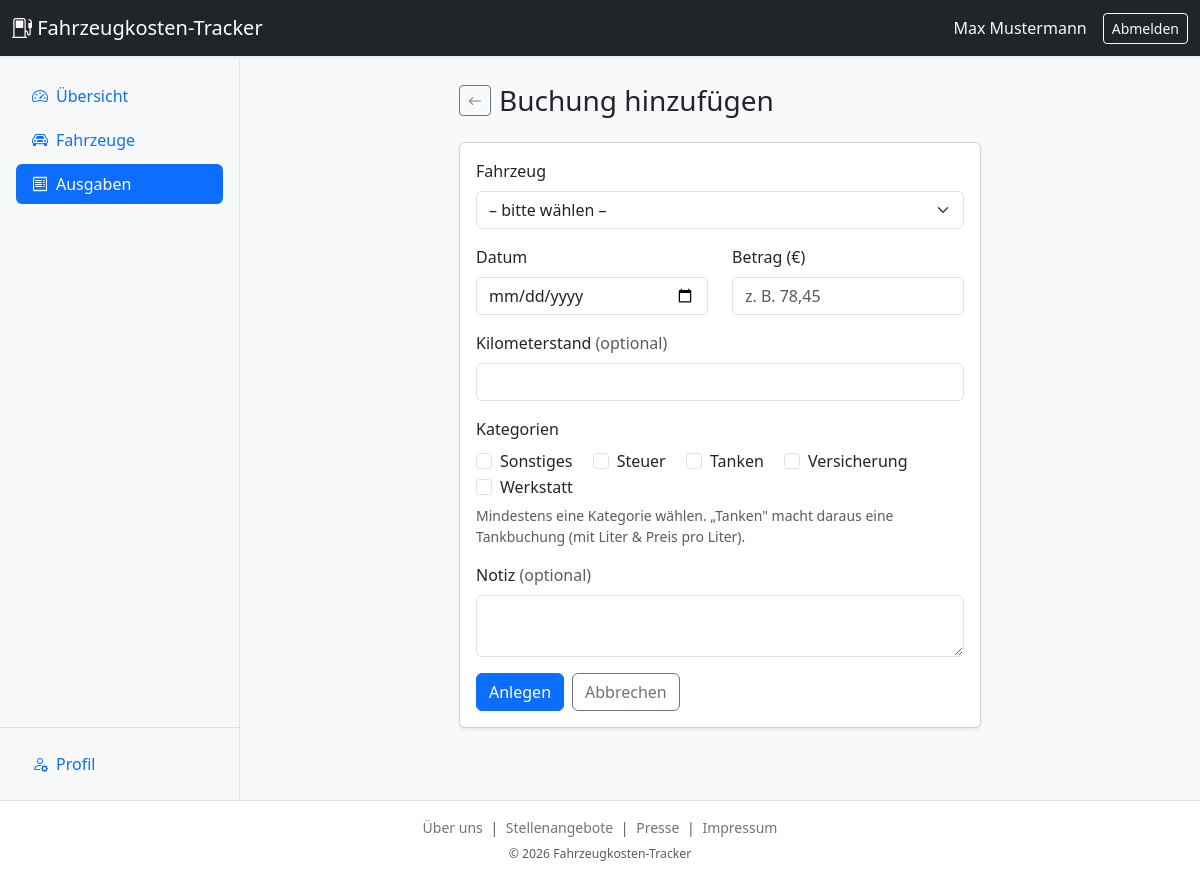
The app's page /site/index.php?view=expense-form (signed in) with its own data.
### tables this page shows
CREATE TABLE user (
    id            INT UNSIGNED         NOT NULL AUTO_INCREMENT,
    user_name     VARCHAR(50)          NOT NULL,
    password_hash VARCHAR(255)         NOT NULL,
    first_name    VARCHAR(100)         NOT NULL,
    last_name     VARCHAR(100)         NOT NULL,
    role          ENUM('user','admin') NOT NULL DEFAULT 'user',
    is_active     TINYINT(1)           NOT NULL DEFAULT 1,
    created_at    DATETIME             NOT NULL DEFAULT CURRENT_TIMESTAMP,
    updated_at    DATETIME             NOT NULL DEFAULT CURRENT_TIMESTAMP ON UPDATE CURRENT_TIMESTAMP,
    PRIMARY KEY (id),
    UNIQUE KEY uq_user_user_name (user_name)
);

CREATE TABLE expense_category (
    id    INT UNSIGNED    NOT NULL AUTO_INCREMENT,
    name  VARCHAR(100)    NOT NULL,
    PRIMARY KEY (id),
    UNIQUE KEY uq_category_name (name)
);

### site/index.php (called while the page is built, shortened)
<?php
require_once 'inc/bootstrap.php';
$protectedViews = ['dashboard', 'vehicles', 'vehicle-form', 'expenses', 'expense-form', 'profile'];
if ($auth->isLoggedIn()) {
    $sessionUser = $auth->getCurrentUser();
}
$view = $_GET['view'] ?? '';
if (in_array($view, $protectedViews, true)) {
    $auth->requireUser();
}
$currentUser = $auth->getCurrentUser();
require_once 'views/' . $view . '.php';

### site/lib/VehicleTracker/SessionContext.php (called while the page is built, shortened)
<?php
class SessionContext {
    public static function getUserId(): ?int {
        return isset($_SESSION[self::KEY_USER_ID]) ? (int)$_SESSION[self::KEY_USER_ID] : null;
    }
    public static function hasUser(): bool {
        return isset($_SESSION[self::KEY_USER_ID]);
    }
}

### site/lib/VehicleTracker/AuthenticationManager.php (called while the page is built, shortened)
<?php
class AuthenticationManager {
    public function isLoggedIn(): bool {
        return SessionContext::hasUser();
    }
    public function getCurrentUser(): ?User {
        if ($this->isLoggedIn()) {
            $userId = SessionContext::getUserId();
            return $this->userDao->getById($userId);
        }
        return null;
    }
}

### site/lib/Data/QueryRunner.php (called while the page is built, shortened)
<?php
class QueryRunner {
    public function run(string $sql, array $params = []): \PDOStatement {
        $pdo  = $this->connection->getConnection();
        $stmt = $pdo->prepare($sql);
        $i    = 1;
        foreach ($params as $param) {
            match(true) {
                $param === null => $stmt->bindValue($i, null, \PDO::PARAM_NULL),
                is_bool($param) => $stmt->bindValue($i, $param, \PDO::PARAM_BOOL),
                is_int($param)  => $stmt->bindValue($i, $param, \PDO::PARAM_INT),
                default         => $stmt->bindValue($i, (string)$param, \PDO::PARAM_STR),
            };
            $i++;
        }
        $stmt->execute();
        return $stmt;
    }
}

### site/lib/Data/Dao/UserDao.php (called while the page is built, shortened)
<?php
class UserDao implements IUserDao {
    private readonly QueryRunner $runner;
    public function __construct(DatabaseConnection $connection) {
        $this->runner = new QueryRunner($connection);
    }
    public function getById(int $id): ?User {
        $res = $this->runner->run(
            'SELECT id, user_name, password_hash, first_name, last_name, role, is_active FROM user WHERE id = ?',
            [$id]
        );
        $row = $res->fetchObject();
        return $row ? $this->build($row) : null;
    }
    private function build(object $row): User {
        return new User(
            (int)$row->id,
            $row->user_name,
            $row->password_hash,
            $row->first_name,
            $row->last_name,
            Role::from($row->role),
            (bool)(int)$row->is_active,
        );
    }
}

### site/lib/VehicleTracker/User.php (called while the page is built, shortened)
<?php
class User extends Entity {
    public function getFullName(): string {
        return $this->firstName . ' ' . $this->lastName;
    }
}

### site/lib/VehicleTracker/Util.php (called while the page is built, shortened)
<?php
class Util {
    public static function escape(?string $input): string {
        return htmlspecialchars($input ?? '', ENT_QUOTES, 'UTF-8');
    }
    public static function takeOld(): array {
        $old = $_SESSION['flash_old'] ?? [];
        return $old;
    }
}

### site/inc/bootstrap.php (called while the page is built, shortened)
<?php
spl_autoload_register(function (string $class): void {
    $file = __DIR__ . DIRECTORY_SEPARATOR . '..' . DIRECTORY_SEPARATOR . 'lib' . DIRECTORY_SEPARATOR
          . str_replace('\\', DIRECTORY_SEPARATOR, $class) . '.php';
});

### site/lib/Data/Dao/CategoryDao.php (called while the page is built, shortened)
<?php
class CategoryDao implements ICategoryDao {
    private readonly QueryRunner $runner;
    public function __construct(DatabaseConnection $connection) {
        $this->runner = new QueryRunner($connection);
    }
    public function getAll(): array {
        $res        = $this->runner->run('SELECT id, name FROM expense_category ORDER BY name');
        $categories = [];
        while ($row = $res->fetchObject()) {
            $categories[] = new ExpenseCategory((int)$row->id, $row->name);
        }
        return $categories;
    }
}

### site/lib/VehicleTracker/Entity.php (called while the page is built, shortened)
<?php
abstract class Entity {
    public function getId(): int {
        return $this->id;
    }
}

### site/lib/VehicleTracker/ExpenseCategory.php (called while the page is built, shortened)
<?php
class ExpenseCategory extends Entity {
    public function getName(): string { return $this->name; }
}

### site/views/expense-form.php (the view, shortened to what this page needs)
<?php
$expense = null;
$categories = $categoryDao->getAll();
$fuelCategoryId = null;
foreach ($categories as $c) {
    if ($c->getName() === ExpenseController::FUEL_CATEGORY) {
        $fuelCategoryId = $c->getId();
        break;
    }
}
$isEdit = $expense !== null;
$old    = Util::takeOld();
if (isset($old['categories']) && is_array($old['categories'])) {
    $selectedCategoryIds = array_map('intval', $old['categories']);
} elseif ($isEdit) {
    $selectedCategoryIds = array_map(static fn($c) => $c->getId(), $categoryDao->getByExpenseId($expense->getId()));
} else {
    $selectedCategoryIds = [];
}
$dateVal    = $old['date']          ?? ($isEdit ? $expense->getDate()->format('Y-m-d') : '');
$costVal    = $old['cost']          ?? ($isEdit ? number_format($expense->getCost(), 2, '.', '') : '');
$mileageVal = $old['mileage']       ?? ($isEdit && $expense->getMileage() !== null ? (string)$expense->getMileage() : '');
$noteVal    = $old['note']          ?? ($isEdit ? ($expense->getNote() ?? '') : '');
require_once 'views/partials/header.php';
?>
<div class="row justify-content-center">
    <div class="col-md-9 col-lg-7">
        <div class="d-flex align-items-center gap-2 mb-4">
            <a href="index.php?view=expenses" class="btn btn-sm btn-outline-secondary" aria-label="Zurück zur Ausgabenliste">
                <span class="bi bi-arrow-left" aria-hidden="true"></span>
            </a>
            <h1 class="h3 mb-0"><?php echo $isEdit ? 'Buchung bearbeiten' : 'Buchung hinzufügen'; ?></h1>
        </div>
        <div class="card shadow-sm">
            <div class="card-body">
                <form method="post" action="index.php">
                    <div class="mb-3">
                        <label for="vehicleId" class="form-label">Fahrzeug</label>
                        <select class="form-select" id="vehicleId" name="vehicleId" required>
                            <option value="">– bitte wählen –</option>
                        </select>
                    </div>
                    <div class="row">
                        <div class="col-sm-6 mb-3">
                            <label for="date" class="form-label">Datum</label>
                            <input type="date" class="form-control" id="date" name="date"
                                   value="<?php echo Util::escape($dateVal); ?>" required>
                        </div>
                        <div class="col-sm-6 mb-3">
                            <label for="cost" class="form-label">Betrag (€)</label>
                            <input type="text" inputmode="decimal" class="form-control" id="cost" name="cost"
                                   value="<?php echo Util::escape($costVal); ?>" placeholder="z. B. 78,45" required>
                        </div>
                    </div>
                    <div class="mb-3">
                        <label for="mileage" class="form-label">Kilometerstand <span class="text-muted">(optional)</span></label>
                        <input type="number" min="0" step="1" class="form-control" id="mileage" name="mileage"
                               value="<?php echo Util::escape($mileageVal); ?>">
                    </div>
                    <div class="mb-3">
                        <span class="form-label d-block">Kategorien</span>
                        <?php foreach ($categories as $category): ?>
                            <?php
                            $catId    = $category->getId();
                            $isTanken = $catId === $fuelCategoryId;
                            ?>
                            <div class="form-check form-check-inline">
                                <input class="form-check-input" type="checkbox" name="categories[]"
                                       id="cat<?php echo $catId; ?>" value="<?php echo $catId; ?>"
                                       <?php echo in_array($catId, $selectedCategoryIds, true) ? 'checked' : ''; ?>
                                       <?php echo ($isEdit && $isTanken) ? 'disabled' : ''; ?>>
                                <label class="form-check-label" for="cat<?php echo $catId; ?>">
                                    <?php echo Util::escape($category->getName()); ?>
                                </label>
                            </div>
                        <?php endforeach; ?>
                        <?php if ($isEdit): ?>
                            <div class="form-text">„Tanken" (Tankbuchung) kann nach dem Anlegen nicht mehr geändert werden.</div>
                        <?php else: ?>
                            <div class="form-text">Mindestens eine Kategorie wählen. „Tanken" macht daraus eine Tankbuchung (mit Liter &amp; Preis pro Liter).</div>
                        <?php endif; ?>
                    </div>
                    <div class="mb-3">
                        <label for="note" class="form-label">Notiz <span class="text-muted">(optional)</span></label>
                        <textarea class="form-control" id="note" name="note" rows="2" maxlength="500"><?php echo Util::escape($noteVal); ?></textarea>
                    </div>
                    <div class="d-flex gap-2">
                        <button type="submit" class="btn btn-primary"><?php echo $isEdit ? 'Speichern' : 'Anlegen'; ?></button>
                        <a href="index.php?view=expenses" class="btn btn-outline-secondary">Abbrechen</a>
                    </div>
                </form>
            </div>
        </div>
    </div>
</div>
<?php require_once 'views/partials/footer.php'; ?>

### site/views/partials/header.php (shortened to what this page needs)
<?php
$loggedIn = $auth->isLoggedIn();
?>
<!DOCTYPE html>
<html lang="de">
<head>
    <link href="https://cdn.jsdelivr.net/npm/bootstrap@5.3.3/dist/css/bootstrap.min.css" rel="stylesheet"
>
    <link rel="stylesheet" href="https://cdn.jsdelivr.net/npm/bootstrap-icons@1.11.3/font/bootstrap-icons.min.css">
    <link href="assets/main.css" rel="stylesheet">
</head>
<body>
<nav class="navbar navbar-dark bg-dark fixed-top shadow-sm">
    <div class="container-fluid">
        <a class="navbar-brand me-auto" href="index.php">
            <span class="bi bi-fuel-pump" aria-hidden="true"></span>
            Fahrzeugkosten-Tracker
        </a>
        <?php if ($loggedIn && $currentUser !== null): ?>
            <a href="index.php?view=profile" class="navbar-text me-3 d-none d-sm-flex align-items-center text-light text-decoration-none">
                <?php echo Util::escape($currentUser->getFullName()); ?>
            </a>
            <form method="post" action="index.php" class="d-inline">
                <button type="submit" class="btn btn-sm btn-outline-light">Abmelden</button>
            </form>
        <?php else: ?>
            <a class="btn btn-sm <?php echo $view === 'login' ? 'btn-light' : 'btn-outline-light'; ?> me-2" href="index.php?view=login">Anmelden</a>
            <a class="btn btn-sm <?php echo $view === 'register' ? 'btn-light' : 'btn-outline-light'; ?>" href="index.php?view=register">Registrieren</a>
        <?php endif; ?>
    </div>
</nav>
<?php if ($loggedIn): ?>
<div class="app-body">
    <aside class="app-sidebar offcanvas-md offcanvas-start" tabindex="-1" id="appSidebar" aria-labelledby="appSidebarLabel">
        <div class="offcanvas-body p-0 d-flex flex-column">
            <ul class="nav nav-pills flex-column p-3 gap-1 w-100">
                <li class="nav-item">
                    <a class="nav-link <?php echo $view === 'dashboard' ? 'active' : ''; ?>" href="index.php?view=dashboard">
                        <span class="bi bi-speedometer2 me-2" aria-hidden="true"></span>Übersicht
                    </a>
                </li>
                <li class="nav-item">
                    <a class="nav-link <?php echo in_array($view, ['vehicles', 'vehicle-form'], true) ? 'active' : ''; ?>" href="index.php?view=vehicles">
                        <span class="bi bi-car-front me-2" aria-hidden="true"></span>Fahrzeuge
                    </a>
                </li>
                <li class="nav-item">
                    <a class="nav-link <?php echo in_array($view, ['expenses', 'expense-form'], true) ? 'active' : ''; ?>" href="index.php?view=expenses">
                        <span class="bi bi-receipt me-2" aria-hidden="true"></span>Ausgaben
                    </a>
                </li>
            </ul>
            <ul class="nav nav-pills flex-column p-3 gap-1 w-100 mt-auto border-top">
                <li class="nav-item">
                    <a class="nav-link <?php echo $view === 'profile' ? 'active' : ''; ?>" href="index.php?view=profile">
                        <span class="bi bi-person-gear me-2" aria-hidden="true"></span>Profil
                    </a>
                </li>
            </ul>
        </div>
    </aside>
    <main class="app-main">
<?php else: ?>
    <main class="page-content container">
<?php endif; ?>

### site/assets/main.css (style rules this page uses)
html, body { height: 100%; }
body { display: flex; flex-direction: column; min-height: 100vh; padding-top: 3.75rem; background-color: #f8f9fa; }
.app-body { flex: 1 0 auto; display: flex; align-items: stretch; }
.app-sidebar { background-color: #fff; border-right: 1px solid #dee2e6; }
@media (min-width: 768px) { .app-sidebar { flex: 0 0 240px; width: 240px; display: flex; flex-direction: column; position: sticky; top: 3.75rem; align-self: flex-start; height: calc(100vh - 3.75rem); overflow-y: auto; } }
@media (min-width: 768px) { .app-sidebar .offcanvas-body { flex: 1 1 auto; } }
.app-main { flex: 1 1 auto; min-width: 0; padding: 1.5rem; }

### records on screen
user: Util::escape($currentUser->getFullName()) "Max Mustermann"
expense_category: name "Sonstiges"
expense_category: name "Steuer"
expense_category: name "Tanken"
expense_category: name "Versicherung"
expense_category: name "Werkstatt"
